Frame 1 (no input): blank canvas, image omitted
Frame 60 (the mouse pressed at the canvas centre just before this capture): blank canvas, image omitted
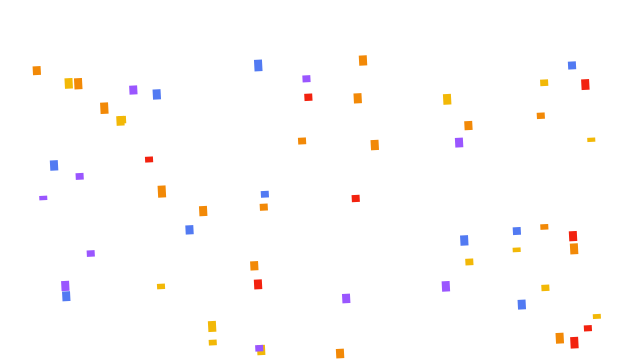
Frame 120 (the mouse held since frame 60 and released just before this capture)

The Processing sketch whose frames 1 and 60 were blank and that drew this single picture after the mouse press (run headless with seeded random() and noise(); from frame 60 on, the mouse is pressed at the canvas centre):

// Processing sketch: confitti
// ── confitti.pde
// Add elements using ArrayList
// The Coding Train / Daniel Shiffman
// Processing Intro Series

/*Another way to represent colors instead of RGB, is by using 
  hexidecimal notation (ex: #FFFFFF is the color white). Many
  color palettes found online use hex codes to denote colors. 
  You can convert RGB to Hex or vice versa using online tools. */
color[] rainbowColors = new int[]{#9A56FF, #527AF2, #F2B807, #F28907, #F2220F};

ArrayList<Confetti> clusters = new ArrayList<Confetti>(); //create ArrayList
boolean partyTime = false;

void setup() {
  size(640, 360);
  pixelDensity(1);
}

void mousePressed() {
  partyTime = true; 
  
  //each time the mouse is pressed, add 100 more confetti
  for (int i = 0; i < 100; i++) {
    clusters.add(new Confetti(mouseX, mouseY)); 
  }  
}

void draw() {
  background(255);
  if (partyTime) {
    for (Confetti c : clusters) {
      c.show();
      c.update();
    }
  }
}

// ── confetti.pde
class Confetti {
  float x, y, w, h;
  float xspeed, yspeed;
  float rotationSpeed, angle; //rotation variables
  color col; //color
  
  Confetti(float _x, float _y) {
    x = _x;
    y = _y;
    w = 8; //confetti width
    h = random(4, 12); //confetti height
    xspeed = random(-5, 5);
    yspeed = random(-5, 5);
    angle = 0;
    rotationSpeed = 3; //try adjusting this!
    col = rainbowColors[int(random(rainbowColors.length))];
  }


  void update() {
    x = x + xspeed;
    y = y + yspeed;
    angle = angle + radians(rotationSpeed); //update the angle

    yspeed = yspeed + 0.1;
  }

  void show() {
    /*Shapes are rotated about their relative position to
     the origin. translate() transforms the origin from the top left
     corner to the specified coordinate which allows the shape to rotate
     about that point. See the processing reference pages for translate(),
     rotate(), push(), and pop() for further information.*/
    push();
    fill(col);
    noStroke();
    rectMode(CENTER);
    translate(x, y);
    rotate(angle);
    rect(0, 0, w, h);
    pop();
  }
}
